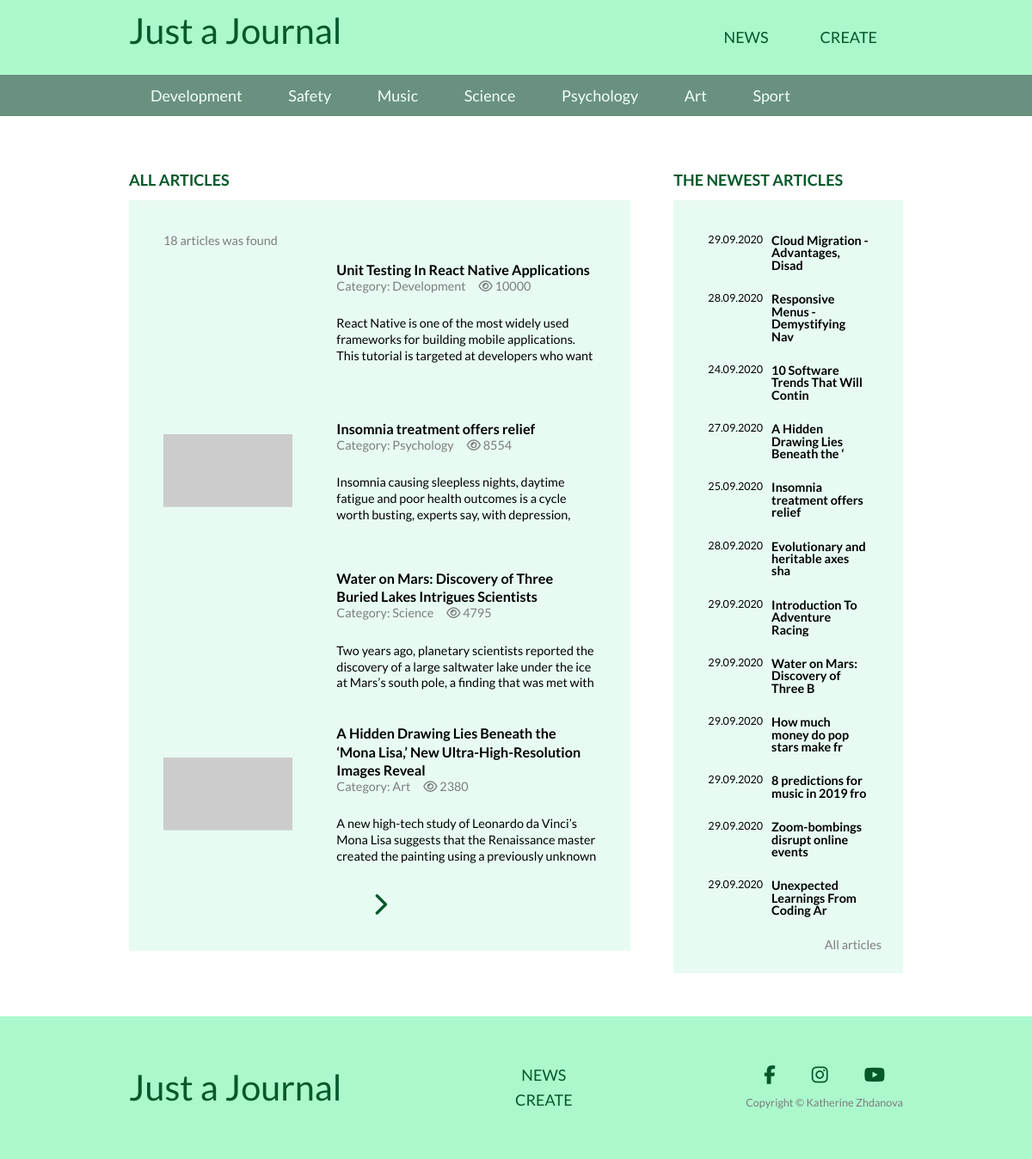
The app's page /articles.php with its own data.
### tables this page shows
CREATE TABLE `articles_categories` (
  `id` int(11) NOT NULL,
  `title` varchar(100) NOT NULL
);

CREATE TABLE `articles` (
  `id` int(11) NOT NULL,
  `title` varchar(255) DEFAULT NULL,
  `image` varchar(255) NOT NULL,
  `text` text DEFAULT NULL,
  `categorie_id` int(11) DEFAULT NULL,
  `pubdate` datetime DEFAULT NULL,
  `views` int(11) NOT NULL DEFAULT 0
);

### includes/config.php (called while the page is built, shortened)
<?php
$config = array(
  'title' => 'Just a Journal',
  'facebook_url' => 'https://www.facebook.com/katherine.zhdanova.75/',
  'instagram_url' => 'https://www.instagram.com/margery_fox/',
  'youtube_url' => 'https://www.youtube.com/channel/UCJXaZwZvQ7mykz0T_Pvizmw',
  'db' => array(
    'server' => 'localhost',
    'username' => 'root',
    'password' => 'root',
    'name' => 'blog_db'
  )
);

### articles.php (the view, shortened to what this page needs)
<?php
require  "includes/config.php";
?>
<!DOCTYPE html>
<html lang="en">
<head>
  <link href="css/libs/hamburgers.css" rel="stylesheet">
  <link rel="stylesheet" type="text/css" href="css/styles.min.css" />
</head>
<body>
  <?php
  include "includes/header.php"
  ?>
  <main>
    <div class="container">
      <section class="section">
        <div class="grid">
          <div class="block grid__item grid__item--2w w3 m-right">
            <h2 class="block__title">
              <?php
              $per_page = 4;
              $page = 1;
              $category = 0;
              $order = '';
              if(!empty($_GET['category'])) {
                $total_count_q = mysqli_query($connection, "SELECT COUNT(`id`) AS `total_count` FROM `articles` WHERE `categorie_id` = " . (int) $_GET['category'] . "");
              } else {
                $total_count_q = mysqli_query($connection, "SELECT COUNT(`id`) AS `total_count` FROM `articles`");
              }
              $total_count = mysqli_fetch_assoc($total_count_q)['total_count'];
              $total_pages = ceil($total_count / $per_page);
              if($page <= 1 || $page > $total_pages) {
                $page = 1;
              }
              $offset = ($per_page * $page) - $per_page ;
              if(!empty($_GET['category'])) {
                $articles = mysqli_query($connection, "SELECT * FROM `articles` WHERE `categorie_id` = " . (int) $_GET['category'] . " ORDER BY `views` DESC LIMIT $offset, $per_page ");
              } else if(!empty($_GET['order'])){
                $articles = mysqli_query($connection, "SELECT * FROM `articles` ORDER BY `id` DESC LIMIT $offset, $per_page ");
              } else {
                $articles = mysqli_query($connection, "SELECT * FROM `articles` ORDER BY `views` DESC LIMIT $offset, $per_page ");
              }
              $articles_exist = false;
              if(mysqli_num_rows($articles) <= 0) {
                echo 'No articles';
              } else {
              $articles_exist = true;
              }
                if(isset($_GET['category'])) {
                    $page_cat = false;
                    foreach ($categories as $cat) {
                      if ($cat['id'] == $_GET['category']) {
                        echo $cat['title'];
                        break;
                      }
                    }
                } else {
                  echo 'All articles';
                }
            ?>
            </h2>
            <div class="block__content">
              <?php
              echo '<span class="found-text">' . $total_count . ' articles was found</span>';
              while ($art = mysqli_fetch_assoc($articles)) {
              ?>
              <a href="/article.php?id=<?php echo $art['id']; ?>" class="preview">
                <div class="preview__img-wrap">
                  <img src="<?php echo $art['image']; ?>" alt="" class="preview__img">
                </div>
                <div class="preview__text">
                  <h3 class="preview__title"><?php echo $art['title']; ?></h3>
                  <?php
                    $art_cat = false;
                    foreach ($categories as $cat) {
                      if ($cat['id'] == $art['categorie_id']) {
                        $art_cat = $cat;
                        break;
                      }
                    }
                    ?>
                  <div class="article__options-block">
                    <div class="article__options-item">
                      <span class="preview__cat">Category: <?php echo $art_cat['title']; ?></span>
                    </div>
                    <div class="article__options-item">
                      <i class="far fa-eye  article__icon"></i>
                      <span class="article__options-text"><?php echo $art['views'] ?></span>
                    </div>
                  </div>
                  <p class="preview__par"><?php echo mb_substr(strip_tags($art['text']), 0, 180, 'utf-8'); ?>...</p>
                </div>
              </a>
              <?php
              }
              if($articles_exist) {
                echo '<div class="paginator">';
                if($page < $total_pages) {
                  echo '<a class="paginator__link"  href="/articles.php?order=' . ($order) . '&category=' . ($category) . '&page='. ($page + 1) .'"><i class="fas fa-chevron-right paginator__item"></i></a>';
                }
                echo '</div>';
              }
              ?>
            </div>
          </div>
          <?php
          include "includes/sidebar.php";
          ?>
      </section>
    </div>
  </main>
  <?php
  include "includes/footer.php"
  ?>
</body>
</html>

### includes/header.php (shortened to what this page needs)
<header>
  <div class="header">
    <div class="container">
      <nav class="header__nav">
        <a href="/" class="logo"><?php echo $config['title']; ?></a>
        <div class="header__menu ">
          <ul class="menu top" id="menu">
            <li class="menu__item"><a href="/articles.php?order=id" class=" menu__link">
                news
              </a></li>
            <li class="menu__item"><a href="create.php" class="menu__link">
                create
              </a></li>
          </ul>
        </div>
      </nav>
    </div>
  </div>
  <?php
  $categories_q = mysqli_query($connection, "SELECT * FROM `articles_categories`");
  $categories = array();
  while ($cat = mysqli_fetch_assoc($categories_q)) {
    $categories[] = $cat;
  }
  ?>
  <div class="categories" id="categoriesTitle">
    <div class="container">
      <ul class="categories__list dnone" id="categories">
        <?php
        foreach ($categories as $cat) {
        ?>
        <li class="categories__item">
          <a href="/articles.php?category=<?php echo $cat['id']; ?>"
            class="categories__link"><?php echo $cat['title']; ?></a>
        </li>
        <?php } ?>
      </ul>
    </div>
  </div>
</header>

### includes/sidebar.php
<div class="block grid__item grid__item--1w">
  <h2 class="block__title">THE NEWEST ARTICLES</h2>
  <div class="block__content">
    <ul class="a-list">
      <?php
      $articles = mysqli_query($connection, "SELECT * FROM `articles` ORDER BY `id` DESC limit 12");
      ?>
      <?php
      while ($art = mysqli_fetch_assoc($articles)) {
      ?>
      <li class="a-list__item">
        <a href="/article.php?id=<?php echo $art['id']; ?>" class="a-list__link">
          <span class="a-list__time"><?php echo date("d.m.Y", strtotime($art['pubdate'])); ?></span>
          <span class="a-list__title"><?php echo mb_substr(strip_tags($art['title']), 0, 35, 'utf-8'); ?></span>
        </a>
      </li>
      <?php
      } ?>
    </ul>
    <a href="/articles.php?order=id" class="block__all-link">All articles</a>
  </div>
</div>

### records on screen
articles_categories: title "Development"
articles_categories: title "Safety"
articles_categories: title "Music"
articles_categories: title "Science"
articles_categories: title "Psychology"
articles_categories: title "Art"
articles_categories: title "Sport"
articles: title "Unit Testing In React Native Applications", views "10000", text "React Native is one of the most widely used frameworks for building mobile applications. This tutorial is targeted at developers who want…"
articles: title "Insomnia treatment offers relief", views "8554", text "Insomnia causing sleepless nights, daytime fatigue and poor health outcomes is a cycle worth busting, experts say, with depression,…", pubdate "25.09.2020"
articles: title "Water on Mars: Discovery of Three Buried Lakes Intrigues Scientists", views "4795", text "Two years ago, planetary scientists reported the discovery of a large saltwater lake under the ice at Mars’s south pole, a finding that was met with…", pubdate "29.09.2020", title "Water on Mars: Discovery of Three B"
articles: title "A Hidden Drawing Lies Beneath the ‘Mona Lisa,’ New Ultra-High-Resolution Images Reveal", views "2380", text "A new high-tech study of Leonardo da Vinci’s Mona Lisa suggests that the Renaissance master created the painting using a previously unknown…", pubdate "27.09.2020", title "A Hidden Drawing Lies Beneath the ‘"
articles: pubdate "29.09.2020", title "Cloud Migration - Advantages, Disad"
articles: pubdate "28.09.2020", title "Responsive Menus - Demystifying Nav"
articles: pubdate "24.09.2020", title "10 Software Trends That Will Contin"
articles: pubdate "28.09.2020", title "Evolutionary and heritable axes sha"
articles: pubdate "29.09.2020", title "Introduction To Adventure Racing"
articles: pubdate "29.09.2020", title "How much money do pop stars make fr"
articles: pubdate "29.09.2020", title "8 predictions for music in 2019 fro"
articles: pubdate "29.09.2020", title "Zoom-bombings disrupt online events"
articles: pubdate "29.09.2020", title "Unexpected Learnings From Coding Ar"

### other values on screen
$config['title'] "Just a Journal"
$total_count "18"
